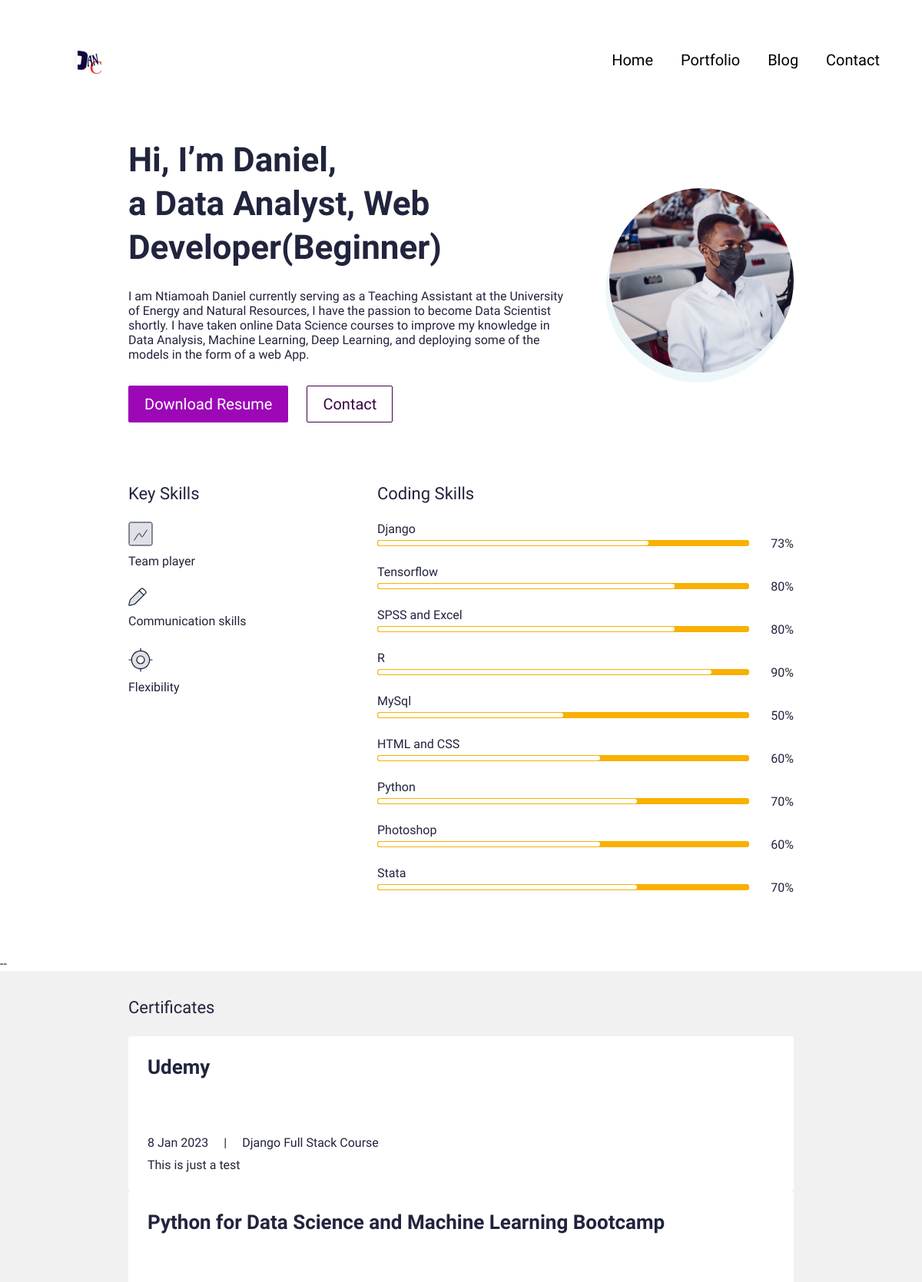
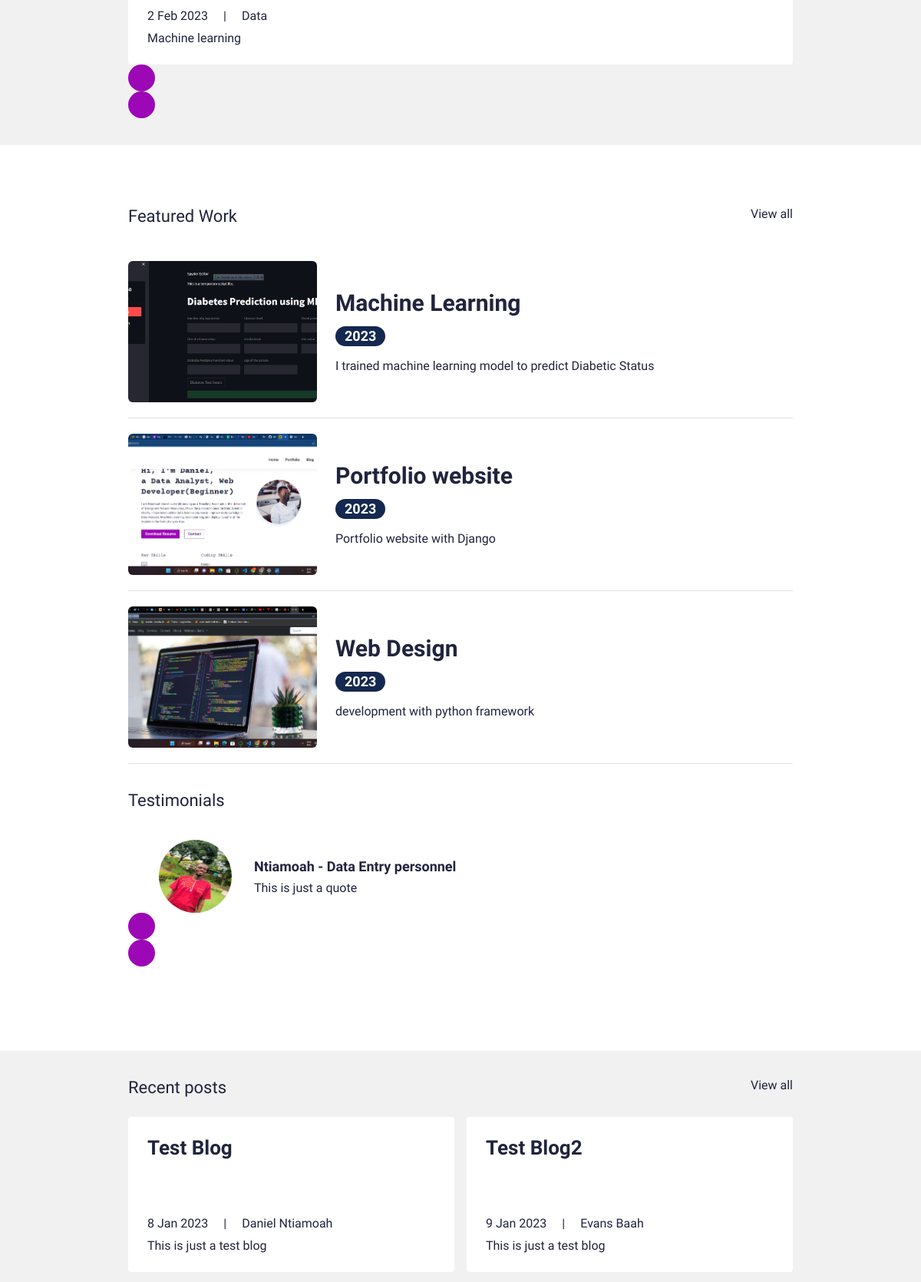
The page / (upper part) on the database its author committed (2 pictures, top to bottom).
### main/models.py (models this page shows, shortened)
class UserProfile(models.Model):
    class Meta:
        verbose_name_plural='User Profiles'
        verbose_name='User Profile'
    user=models.OneToOneField(User,on_delete=models.CASCADE)
    avatar=models.ImageField(blank=True,null=True,upload_to='avatar')
    title=models.CharField(max_length=200,blank=True,null=True)
    bio=models.TextField(blank=True,null=True)
    skills=models.ManyToManyField(Skill,blank=True)
    cv=models.FileField(blank=True,null=True,upload_to='cv')

class Skill(models.Model):
    class Meta:
        verbose_name_plural='Skills'
        verbose_name='Skill'
    name=models.CharField(max_length=20, blank=True,null=True)
    score=models.IntegerField(default=80,blank=True,null=True)
    image=models.FileField(blank=True,null=True,upload_to='skills')
    is_key_skill= models.BooleanField(default=False)

class Certificate(models.Model):
    class Meta:
        verbose_name_plural='Certificates'
        verbose_name='Certificate'
    date=models.DateTimeField(blank=True,null=True)
    name=models.CharField(max_length=50,blank=True,null=True)
    title=models.CharField(max_length=200,blank=True,null=True)
    description=models.CharField(max_length=500,blank=True,null=True)
    is_active=models.BooleanField(default=True)

class Portfolio(models.Model):
    class Meta:
        verbose_name_plural='Portfolio Profiles'
        verbose_name='Portfolio'
        ordering=['name']
    date=models.DateTimeField(blank=True,null=True)
    name=models.CharField(max_length=200,blank=True,null=True)
    description=models.CharField(max_length=200, blank=True,null=True)
    body=RichTextField(blank=True,null=True)
    image=models.ImageField(blank=True,null=True,upload_to='portfolio')
    slug=models.SlugField(blank=True,null=True)
    is_active=models.BooleanField(default=True)

class Testimonial(models.Model):
    class Meta:
        verbose_name_plural='Testimonials'
        verbose_name='Testimonial'
        ordering=['name']
    thumbnail=models.ImageField(blank=True,null=True,upload_to='thumbnail')
    name=models.CharField(max_length=200,blank=True,null=True)
    role=models.CharField(max_length=200, blank=True, null=True)
    quote=models.CharField(max_length=200,blank=True,null=True)
    is_active=models.BooleanField(default=True)

class Blog(models.Model):
    class meta:
        verbose_name_plural='Blog Profiles'
        verbose_name='Blog'
        ordering=['timestamp']
    timestamp=models.DateTimeField(auto_now_add=True)
    author=models.CharField(max_length=500,blank=True,null=True)
    name=models.CharField(max_length=200,blank=True,null=True)
    description=models.CharField(max_length=200, blank=True,null=True)
    body=RichTextField(blank=True,null=True)
    image=models.ImageField(blank=True,null=True,upload_to='blog')
    slug=models.SlugField(blank=True,null=True)
    is_active=models.BooleanField(default=True)

### main/views.py (the view)
# urls.py: path('', views.IndexView.as_view(),name='home'),
class IndexView(generic.TemplateView):
    template_name='main/index.html'
    def get_context_data(self, **kwargs):
        context=super().get_context_data(**kwargs)
        testimonials= Testimonial.objects.filter(is_active=True)
        certificates= Certificate.objects.filter(is_active=True)
        blogs=Blog.objects.filter(is_active=True)
        portfolio= Portfolio.objects.filter(is_active=True)
        context['testimonials']=testimonials
        context['certificates']=certificates
        context['blogs'] = blogs
        context['portfolio']=portfolio
        return context

### resume_demo/context_processors.py (called while the page is built)
def project_context(request):
    context = {
        'me': User.objects.first(),
    }
    return context

### main/templates/main/index.html (shortened to what this page needs)
{% extends 'main/base.html' %}
{% load static %}
{% block content %}
<section>
  <div class="bannerSection">
    <div class="container">
      <div class="row g-4 g-md-3  align-items-center">
        <div class="col-md-auto order-md-last">
          <div class="bannerUserImg">
            <img src="{{me.userprofile.avatar.url}}" alt="{{me.first_name|title}} {{me.last_name|title}} avatar">
          </div>
        </div>
        <div class="col-md">
          <div class="bannerContent">
            <h1 class="xlTitle pb-3">Hi, I’m {{me.first_name|title}}, <br> a {{me.userprofile.title}} </br></h1>
            <p>{{me.userprofile.bio}}</p>
            <div class="bannerBtnCol">
              <div class="row">
                <div class="col-auto">
                  <a download href="{{me.userprofile.cv.url}}" class="btn btnPrimary">Download Resume</a>
                </div>
                <div class="col-auto">
                  <a href="{% url 'main:contact' %}" class="btn btnOutline">Contact</a>
                </div>
              </div>
            </div>
          </div>
        </div>
      </div>
    </div>
  </div>
</section>
<section>
  <div class="sectionSpace pt-0">
    <div class="container">
      <div class="row">
        <div class="col-md-auto">
          <div class="keySkillCol">
            <h4 class="smTitle pb-3">Key Skills</h4>
            {% for sk in me.userprofile.skills.all %}
            {% if sk.is_key_skill %}
            <div class="keySkillCard">
              {% if sk.image %}
              <div class="ksIconCol">
                <img src="{{sk.image.url}}" alt="...">
              </div>
              {% endif %}
              <span class="ksText">{{sk.name}}</span>
            </div>
            {% endif %}
            {% endfor %}
          </div>
        </div>
        <div class="col-md">
          <h4 class="smTitle pb-3">Coding Skills</h4>
          <div class="progressCol">
            <div class="progressCard">
              {% for sk in me.userprofile.skills.all %}
              {% if not sk.is_key_skill %}
              <div class="progressCol">
                <span class="progressLbl">{{sk.name}}</span>
                <div class="row g-2 align-items-center">
                  <div class="col">
                    <div class="progress progressStyle">
                      <div class="progress-bar" role="progressbar" style="width: {{sk.score}}%" aria-valuenow="{{sk.score}}" aria-valuemin="0" aria-valuemax="100"></div>
                    </div>
                  </div>
                  <div class="col-auto">
                    <span class="pLbl">{{sk.score}}%</span>
                  </div>
                </div>
              </div>
              {% endif %}
              {% endfor %}
            </div>
          </div>
        </div>
      </div>
    </div>
  </div>
</section>
--<section>
  <div class="sectionSpaceSm lightBg">
    <div class="container">
      <div class="row pb-3">
        <div class="col">
          <h4 class="smText regular">Certificates</h4>
        </div>
      </div>
      <div class="sliderOuter">
        <div class="swiper certificatesSlider">
          <div class="swiper-wrapper">
            {% for c in certificates %}
            {% if c.is_active %}
            <div class="swiper-slide">
              <div class="cardStyle1">
                <h4 class="mdTitle cs1Title">
                  <a href="javascript:void(0)">{{c.title}}</a>
                </h4>
                <ul class="cardOptionCol">
                  <li>{{c.date.date}}</li>
                  <li>{{c.name|title}}</li>
                </ul>
                <p>{{c.description}}</p>
              </div>
            </div>
            {% endif %}
            {% endfor %}
          </div>
        </div>
        <div class="cert-swiper-button-next swiper-button-next swiperBtnStyle"></div>
        <div class="cert-swiper-button-prev swiper-button-prev swiperBtnStyle"></div>
      </div>
    </div>
  </div>
</section>
<section>
  <div class="sectionSpace">
    <div class="container">
      <div class="portfolioCol">
        <div class="row pb-3">
          <div class="col">
            <h4 class="smText regular">Featured Work</h4>
          </div>
          <div class="col-auto">
            <a href="{% url 'main:portfolios' %}" class="simpleLink">View all</a>
          </div>
        </div>
        {% for p in portfolio %}
        {% if p.is_active %}
        <div class="portfolioCard">
          <div class="row g-4 align-items-center">
            <div class="col-md-auto">
              <div class="portfolioImgCol">
                <a href="{% url 'main:portfolio' slug=p.slug %}"><img src="{{p.image.url}}" alt="..."></a>
              </div>
            </div>
            <div class="col-md">
              <div class="portfolioContentCol">
                <h4 class="lgTitle"><a href="{% url 'main:portfolio' slug=p.slug %}">{{p.name}}</a></h4>
                <ul class="portfolioOption">
                  <li><span class="dateLbl">{{p.date.year}}</span></li>
                </ul>
                <p>{{p.description}}</p>
              </div>
            </div>
          </div>
        </div>
        {% endif %}
        {% endfor %}
      </div>
      <div class="testimonialCol">
        <h4 class="smText regular d-block">Testimonials</h4>
        <div class="testimonialSlider">
          <div class="swiper testimonialSwiper">
            <div class="swiper-wrapper">
              {% for t in testimonials %}
              {% if t.is_active %}
              <div class="swiper-slide">
                <div class="testimonialCard">
                  <div class="row align-items-center">
                    <div class="col-sm-auto">
                      <div class="tImgCol">
                        <img src="{{t.thumbnail.url}}" alt="...">
                      </div>
                    </div>
                    <div class="col-sm">
                      <div class="tContentCol">
                        <h4 class="xsTitle bold">{{t.name}} - {{t.role}}</h4>
                        <p>{{t.quote}}</p>
                      </div>
                    </div>
                  </div>
                </div>
              </div>
              {% endif %}
              {% endfor %}
            </div>
            <div class="test-swiper-button-next swiper-button-next swiperBtnStyle"></div>
            <div class="test-swiper-button-prev swiper-button-prev swiperBtnStyle"></div>
          </div>
        </div>
      </div>
    </div>
  </div>
</section>
<section>
  <div class="sectionSpaceSm lightBg">
    <div class="container">
      <div class="row pb-3">
        <div class="col">
          <h4 class="smText regular">Recent posts</h4>
        </div>
        <div class="col-auto">
          <a href="{% url 'main:blogs' %}" class="simpleLink">View all</a>
        </div>
      </div>
      <div class="row g-3">
      {% for b in blogs %}
      {% if b.is_active %}
        <div class="col-lg-6">
          <div class="cardStyle1">
            <h4 class="mdTitle cs1Title"><a href="{% url 'main:blog' slug=b.slug %}">{{b.name}}</a></h4>
            <ul class="cardOptionCol">
              <li>{{b.timestamp.date}}</li>
              <li>{{b.author}}</li>
            </ul>
            <p>{{b.description}}</p>
          </div>
        </div>
        {% endif %}
        {% endfor %}
      </div>
    </div>
  </div>
</section>
{% endblock %}

### main/templates/main/base.html (shortened to what this page needs)
{% load static %}
<!doctype html>
<html lang="en">
  <head>
    <link href="{% static 'css/bootstrap.min.css' %}" rel="stylesheet">
    <link rel="stylesheet" href="https://unpkg.com/swiper@7.0.5/swiper-bundle.min.css">
    <link href="{% static 'css/style.css' %}" rel="stylesheet">
  </head>
  <body>
    {% include 'main/partials/nav.html' %}
    {% block content %}
    {% endblock %}
  </body>
</html>

### main/templates/main/partials/nav.html (shortened to what this page needs)
{% load static %}
<header>
    <div class="headerCol">
    <div class="container-fluid">
        <div class="row align-items-center">
        <div class="col-auto">
            <div class="logoCol"><a href="{% url 'main:home' %}"><img src="{% static 'images/logo4.png' %}" alt="..."></a></div>
        </div>
        <div class="col">
            <div class="navCollapseCol">
            <div class="navCol">
                <ul>
                <li><a href="{%url 'main:home'%}">Home</a></li>
                <li><a href="{%url 'main:portfolios' %}">Portfolio</a></li>
                <li><a href="{% url 'main:blogs' %}">Blog</a></li>
                <li><a href="{%url 'main:contact'%}">Contact</a></li>
                </ul>
            </div>
            </div>
        </div>
        </div>
    </div>
    </div>
</header>

### main/templates/main/partials/footer.html (shortened to what this page needs)
{% load static %}

### rows shown on the page
Skill: image (picture), name "Team player"
Skill: image (picture), name "Communication skills"
Skill: image (picture), name "Flexibility"
Skill: name "Django", score "73"
Skill: name "Tensorflow", score "80"
Skill: name "SPSS and Excel", score "80"
Skill: name "R", score "90"
Skill: name "MySql", score "50"
Skill: name "HTML and CSS", score "60"
Skill: name "Python", score "70"
Skill: name "Photoshop", score "60"
Skill: name "Stata", score "70"
Certificate: title "Udemy", date "8 Jan 2023", name "Django Full Stack Course", description "This is just a test"
Certificate: title "Python for Data Science and Machine Learning Bootcamp", date "2 Feb 2023", name "Data", description "Machine learning"
Portfolio: image (picture), name "Machine Learning", date.year "2023", description "I trained machine learning model to predict Diabetic Status"
Portfolio: image (picture), name "Portfolio website", date.year "2023", description "Portfolio website with Django"
Portfolio: image (picture), name "Web Design", date.year "2023", description "development with python framework"
Testimonial: thumbnail (picture), name "Ntiamoah", role "Data Entry personnel", quote "This is just a quote"
Blog: name "Test Blog", timestamp "8 Jan 2023", author "Daniel Ntiamoah", description "This is just a test blog"
Blog: name "Test Blog2", timestamp "9 Jan 2023", author "Evans Baah", description "This is just a test blog"

### other values the page prints
{{ me.first_name|title }} "Daniel"
{{ me.userprofile.title }} "Data Analyst, Web Developer(Beginner)"
